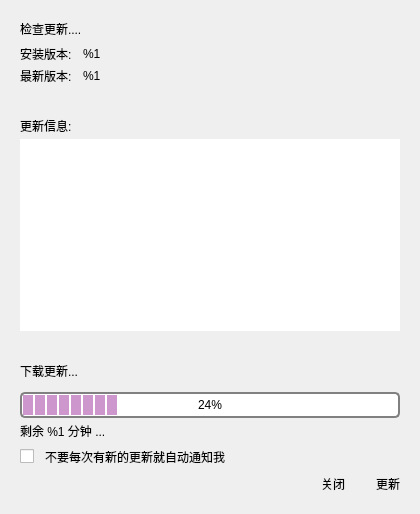
<?xml version="1.0" encoding="UTF-8"?>
<ui version="4.0">
 <class>UpdaterWindow</class>
 <widget class="QWidget" name="UpdaterWindow">
  <property name="geometry">
   <rect>
    <x>0</x>
    <y>0</y>
    <width>420</width>
    <height>514</height>
   </rect>
  </property>
  <property name="sizePolicy">
   <sizepolicy hsizetype="Preferred" vsizetype="Preferred">
    <horstretch>0</horstretch>
    <verstretch>0</verstretch>
   </sizepolicy>
  </property>
  <property name="minimumSize">
   <size>
    <width>420</width>
    <height>0</height>
   </size>
  </property>
  <property name="maximumSize">
   <size>
    <width>420</width>
    <height>16777215</height>
   </size>
  </property>
  <property name="windowTitle">
   <string/>
  </property>
  <layout class="QVBoxLayout" name="verticalLayout">
   <property name="spacing">
    <number>0</number>
   </property>
   <property name="leftMargin">
    <number>20</number>
   </property>
   <property name="topMargin">
    <number>20</number>
   </property>
   <property name="rightMargin">
    <number>20</number>
   </property>
   <property name="bottomMargin">
    <number>20</number>
   </property>
   <item>
    <widget class="QWidget" name="headerWidget" native="true">
     <layout class="QHBoxLayout" name="horizontalLayout_2">
      <property name="spacing">
       <number>12</number>
      </property>
      <property name="leftMargin">
       <number>0</number>
      </property>
      <property name="topMargin">
       <number>0</number>
      </property>
      <property name="rightMargin">
       <number>0</number>
      </property>
      <property name="bottomMargin">
       <number>0</number>
      </property>
      <item>
       <widget class="QWidget" name="titleWidget" native="true">
        <layout class="QVBoxLayout" name="verticalLayout_4">
         <property name="leftMargin">
          <number>0</number>
         </property>
         <property name="topMargin">
          <number>0</number>
         </property>
         <property name="rightMargin">
          <number>0</number>
         </property>
         <property name="bottomMargin">
          <number>0</number>
         </property>
         <item>
          <widget class="QLabel" name="title">
           <property name="text">
            <string>检查更新....</string>
           </property>
          </widget>
         </item>
         <item>
          <widget class="QWidget" name="versionsWidget" native="true">
           <property name="styleSheet">
            <string/>
           </property>
           <layout class="QGridLayout" name="gridLayout">
            <property name="leftMargin">
             <number>0</number>
            </property>
            <property name="topMargin">
             <number>0</number>
            </property>
            <property name="rightMargin">
             <number>0</number>
            </property>
            <property name="bottomMargin">
             <number>0</number>
            </property>
            <property name="horizontalSpacing">
             <number>8</number>
            </property>
            <property name="verticalSpacing">
             <number>2</number>
            </property>
            <item row="0" column="1">
             <widget class="QLabel" name="installedVersion">
              <property name="styleSheet">
               <string notr="true"/>
              </property>
              <property name="text">
               <string>%1</string>
              </property>
             </widget>
            </item>
            <item row="0" column="0">
             <widget class="QLabel" name="installedVersion_Label">
              <property name="styleSheet">
               <string notr="true"/>
              </property>
              <property name="text">
               <string>安装版本: </string>
              </property>
             </widget>
            </item>
            <item row="1" column="0">
             <widget class="QLabel" name="availableVersion_Label">
              <property name="styleSheet">
               <string notr="true"/>
              </property>
              <property name="text">
               <string>最新版本:</string>
              </property>
             </widget>
            </item>
            <item row="1" column="1">
             <widget class="QLabel" name="availableVersion">
              <property name="styleSheet">
               <string notr="true"/>
              </property>
              <property name="text">
               <string>%1</string>
              </property>
             </widget>
            </item>
            <item row="0" column="2">
             <spacer name="horizontalSpacer_2">
              <property name="orientation">
               <enum>Qt::Horizontal</enum>
              </property>
              <property name="sizeHint" stdset="0">
               <size>
                <width>40</width>
                <height>20</height>
               </size>
              </property>
             </spacer>
            </item>
            <item row="1" column="2">
             <spacer name="horizontalSpacer_3">
              <property name="orientation">
               <enum>Qt::Horizontal</enum>
              </property>
              <property name="sizeHint" stdset="0">
               <size>
                <width>40</width>
                <height>20</height>
               </size>
              </property>
             </spacer>
            </item>
           </layout>
          </widget>
         </item>
        </layout>
       </widget>
      </item>
     </layout>
    </widget>
   </item>
   <item>
    <spacer name="verticalSpacer_2">
     <property name="orientation">
      <enum>Qt::Vertical</enum>
     </property>
     <property name="sizeType">
      <enum>QSizePolicy::MinimumExpanding</enum>
     </property>
     <property name="sizeHint" stdset="0">
      <size>
       <width>20</width>
       <height>19</height>
      </size>
     </property>
    </spacer>
   </item>
   <item>
    <widget class="QWidget" name="changesWidget" native="true">
     <layout class="QVBoxLayout" name="verticalLayout_2">
      <property name="spacing">
       <number>4</number>
      </property>
      <property name="leftMargin">
       <number>0</number>
      </property>
      <property name="topMargin">
       <number>0</number>
      </property>
      <property name="rightMargin">
       <number>0</number>
      </property>
      <property name="bottomMargin">
       <number>0</number>
      </property>
      <item>
       <widget class="QLabel" name="whatsNewLabel">
        <property name="text">
         <string>更新信息:</string>
        </property>
       </widget>
      </item>
      <item>
       <widget class="QTextBrowser" name="changelog">
        <property name="minimumSize">
         <size>
          <width>0</width>
          <height>128</height>
         </size>
        </property>
        <property name="styleSheet">
         <string notr="true"/>
        </property>
        <property name="frameShape">
         <enum>QFrame::NoFrame</enum>
        </property>
        <property name="frameShadow">
         <enum>QFrame::Plain</enum>
        </property>
        <property name="html">
         <string>&lt;!DOCTYPE HTML PUBLIC &quot;-//W3C//DTD HTML 4.0//EN&quot; &quot;http://www.w3.org/TR/REC-html40/strict.dtd&quot;&gt;
&lt;html&gt;&lt;head&gt;&lt;meta name=&quot;qrichtext&quot; content=&quot;1&quot; /&gt;&lt;style type=&quot;text/css&quot;&gt;
p, li { white-space: pre-wrap; }
&lt;/style&gt;&lt;/head&gt;&lt;body style=&quot; font-family:'SimSun'; font-size:9pt; font-weight:400; font-style:normal;&quot;&gt;
&lt;p style=&quot;-qt-paragraph-type:empty; margin-top:0px; margin-bottom:0px; margin-left:0px; margin-right:0px; -qt-block-indent:0; text-indent:0px; font-family:'Arimo Regular'; font-size:14pt;&quot;&gt;&lt;br /&gt;&lt;/p&gt;&lt;/body&gt;&lt;/html&gt;</string>
        </property>
       </widget>
      </item>
     </layout>
    </widget>
   </item>
   <item>
    <spacer name="verticalSpacer">
     <property name="orientation">
      <enum>Qt::Vertical</enum>
     </property>
     <property name="sizeType">
      <enum>QSizePolicy::MinimumExpanding</enum>
     </property>
     <property name="sizeHint" stdset="0">
      <size>
       <width>20</width>
       <height>19</height>
      </size>
     </property>
    </spacer>
   </item>
   <item>
    <widget class="QWidget" name="progressControls" native="true">
     <layout class="QVBoxLayout" name="verticalLayout_3">
      <property name="spacing">
       <number>4</number>
      </property>
      <property name="leftMargin">
       <number>0</number>
      </property>
      <property name="topMargin">
       <number>0</number>
      </property>
      <property name="rightMargin">
       <number>0</number>
      </property>
      <property name="bottomMargin">
       <number>0</number>
      </property>
      <item>
       <widget class="QLabel" name="downloadLabel">
        <property name="font">
         <font>
          <weight>50</weight>
          <bold>false</bold>
         </font>
        </property>
        <property name="text">
         <string>下载更新...</string>
        </property>
       </widget>
      </item>
      <item>
       <spacer name="verticalSpacer_4">
        <property name="orientation">
         <enum>Qt::Vertical</enum>
        </property>
        <property name="sizeType">
         <enum>QSizePolicy::MinimumExpanding</enum>
        </property>
        <property name="sizeHint" stdset="0">
         <size>
          <width>20</width>
          <height>8</height>
         </size>
        </property>
       </spacer>
      </item>
      <item>
       <widget class="QProgressBar" name="progressBar">
        <property name="styleSheet">
         <string notr="true">QProgressBar {
  border: 2px solid grey;
  border-radius: 5px;
  text-align: center;
}

QProgressBar::chunk {
  background-color: #CD96CD;
  width: 10px;
  margin: 0.5px;
}</string>
        </property>
        <property name="value">
         <number>24</number>
        </property>
        <property name="alignment">
         <set>Qt::AlignCenter</set>
        </property>
       </widget>
      </item>
      <item>
       <widget class="QLabel" name="timeLabel">
        <property name="text">
         <string>剩余 %1 分钟 ...</string>
        </property>
       </widget>
      </item>
      <item>
       <spacer name="verticalSpacer_3">
        <property name="orientation">
         <enum>Qt::Vertical</enum>
        </property>
        <property name="sizeType">
         <enum>QSizePolicy::MinimumExpanding</enum>
        </property>
        <property name="sizeHint" stdset="0">
         <size>
          <width>0</width>
          <height>8</height>
         </size>
        </property>
       </spacer>
      </item>
     </layout>
    </widget>
   </item>
   <item>
    <widget class="QFrame" name="frame">
     <property name="minimumSize">
      <size>
       <width>0</width>
       <height>0</height>
      </size>
     </property>
     <property name="frameShape">
      <enum>QFrame::NoFrame</enum>
     </property>
     <property name="frameShadow">
      <enum>QFrame::Raised</enum>
     </property>
     <layout class="QGridLayout" name="gridLayout_2">
      <property name="leftMargin">
       <number>0</number>
      </property>
      <property name="topMargin">
       <number>0</number>
      </property>
      <property name="rightMargin">
       <number>0</number>
      </property>
      <property name="bottomMargin">
       <number>8</number>
      </property>
      <property name="horizontalSpacing">
       <number>5</number>
      </property>
      <property name="verticalSpacing">
       <number>0</number>
      </property>
      <item row="0" column="1">
       <widget class="QLabel" name="label">
        <property name="text">
         <string>不要每次有新的更新就自动通知我</string>
        </property>
        <property name="wordWrap">
         <bool>true</bool>
        </property>
       </widget>
      </item>
      <item row="0" column="0">
       <widget class="QCheckBox" name="checkBox">
        <property name="maximumSize">
         <size>
          <width>20</width>
          <height>16777215</height>
         </size>
        </property>
        <property name="text">
         <string/>
        </property>
       </widget>
      </item>
     </layout>
    </widget>
   </item>
   <item>
    <widget class="QWidget" name="buttonsWidget" native="true">
     <layout class="QHBoxLayout" name="horizontalLayout">
      <property name="leftMargin">
       <number>0</number>
      </property>
      <property name="topMargin">
       <number>0</number>
      </property>
      <property name="rightMargin">
       <number>0</number>
      </property>
      <property name="bottomMargin">
       <number>0</number>
      </property>
      <item>
       <spacer name="horizontalSpacer">
        <property name="orientation">
         <enum>Qt::Horizontal</enum>
        </property>
        <property name="sizeHint" stdset="0">
         <size>
          <width>40</width>
          <height>20</height>
         </size>
        </property>
       </spacer>
      </item>
      <item>
       <widget class="QPushButton" name="closeButton">
        <property name="cursor">
         <cursorShape>PointingHandCursor</cursorShape>
        </property>
        <property name="focusPolicy">
         <enum>Qt::TabFocus</enum>
        </property>
        <property name="styleSheet">
         <string notr="true">QPushButton { 
	border: none; 
	padding: 0px; 
}</string>
        </property>
        <property name="text">
         <string>关闭</string>
        </property>
        <property name="flat">
         <bool>true</bool>
        </property>
       </widget>
      </item>
      <item>
       <spacer name="horizontalSpacer_4">
        <property name="orientation">
         <enum>Qt::Horizontal</enum>
        </property>
        <property name="sizeType">
         <enum>QSizePolicy::Fixed</enum>
        </property>
        <property name="sizeHint" stdset="0">
         <size>
          <width>25</width>
          <height>20</height>
         </size>
        </property>
       </spacer>
      </item>
      <item>
       <widget class="QPushButton" name="updateButton">
        <property name="cursor">
         <cursorShape>PointingHandCursor</cursorShape>
        </property>
        <property name="focusPolicy">
         <enum>Qt::TabFocus</enum>
        </property>
        <property name="styleSheet">
         <string notr="true">QPushButton { 
	border: none; 
	padding: 0px; 
}</string>
        </property>
        <property name="text">
         <string>更新</string>
        </property>
        <property name="flat">
         <bool>true</bool>
        </property>
       </widget>
      </item>
     </layout>
    </widget>
   </item>
  </layout>
 </widget>
 <resources/>
 <connections/>
</ui>
